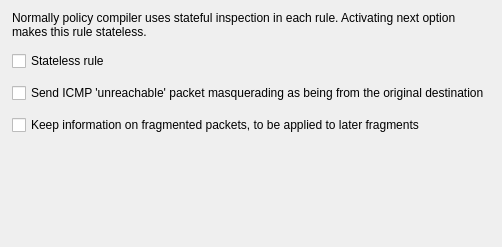
         <widget class="QWidget" name="tab7">
          <attribute name="title">
           <string>General</string>
          </attribute>
          <layout class="QGridLayout" name="RuleOptions_gridLayout_5">
           <property name="leftMargin">
            <number>12</number>
           </property>
           <property name="rightMargin">
            <number>12</number>
           </property>
           <property name="bottomMargin">
            <number>12</number>
           </property>
           <property name="spacing">
            <number>12</number>
           </property>
           <item row="0" column="0">
            <widget class="QLabel" name="textLabel7_2">
             <property name="text">
              <string>Normally policy compiler uses stateful inspection in each rule. Activating next option makes this rule stateless.</string>
             </property>
             <property name="alignment">
              <set>Qt::AlignmentFlag::AlignVCenter</set>
             </property>
             <property name="wordWrap">
              <bool>true</bool>
             </property>
            </widget>
           </item>
           <item row="1" column="0">
            <widget class="QCheckBox" name="ipf_stateless">
             <property name="text">
              <string>Stateless rule</string>
             </property>
            </widget>
           </item>
           <item row="2" column="0">
            <widget class="QCheckBox" name="ipf_masq_icmp">
             <property name="text">
              <string>Send ICMP 'unreachable' packet masquerading as being from the original destination</string>
             </property>
            </widget>
           </item>
           <item row="3" column="0">
            <widget class="QCheckBox" name="ipf_keep_frags">
             <property name="text">
              <string>Keep information on fragmented packets, to be applied to later fragments</string>
             </property>
            </widget>
           </item>
           <item row="4" column="0">
            <spacer name="verticalSpacer_2">
             <property name="orientation">
              <enum>Qt::Orientation::Vertical</enum>
             </property>
             <property name="sizeHint" stdset="0">
              <size>
               <width>20</width>
               <height>100</height>
              </size>
             </property>
            </spacer>
           </item>
          </layout>
         </widget>
